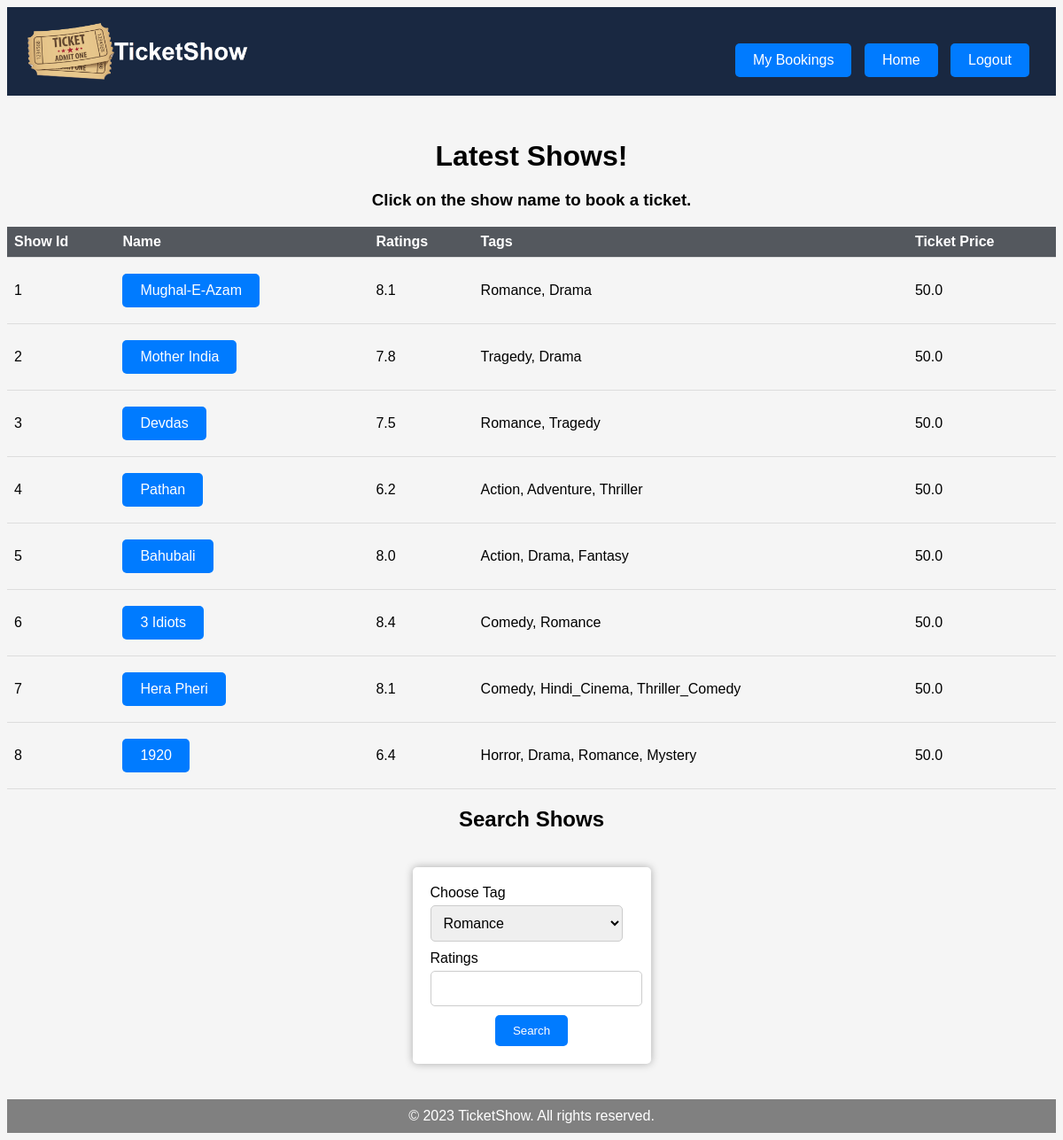
Screenshot of /user/movies (signed in) with the database file from the repository.
### models_1.py (models this page shows, shortened)
class Show(db.Model):
    S_id = db.Column(db.Integer, primary_key=True)
    Name = db.Column(db.String(50), nullable = False)
    Rating = db.Column(db.Float, nullable=False)
    Tags = db.Column(db.String(50), nullable = True)
    TicketPrice = db.Column(db.Float, nullable = False)
    location = db.relationship('Venue', backref = "movie", secondary = "allocation")

### app.py (the view, shortened to what this page needs)
@app.route('/user/movies', methods=['GET', 'POST'])
@login_required
def shows():
    s = Show.query.all()
    tag_list = []
    for i in s:
        tags = (i.Tags).split(", ")
        for j in tags:
            if j not in tag_list:
                tag_list.append(j)
    if request.method == 'GET':
        return render_template('shows.html', tag_list = tag_list, s = s)

### app.py (called while the page is built)
@user_login_manager.user_loader
def load_user(user_id):
    return User.query.get(int(user_id))

### templates/shows.html (shortened to what this page needs)
<!DOCTYPE html>
<html lang="en">
<head>
</head>
<body>
    <div class="header">
        <img src="{{ url_for('static', filename='TicketShow_logo.png') }}" alt="Logo">
        <div class="container">
            <div>
                <a href="/user/my_bookings">My Bookings</a>
                <a href="/user">Home</a>
                <a href="/user/logout">Logout</a>
            </div>
        </div>
    </div>
    <h1>Latest Shows!</h1>
    <h3>Click on the show name to book a ticket.</h3>
    <table>
        <tr>
            <th>Show Id</th>
            <th>Name</th>
            <th>Ratings</th>
            <th>Tags</th>
            <th>Ticket Price</th>
        </tr>
        {% for i in s %}
            <tr>
                <td>{{ i.S_id }}</td>
                <td><a href="/user/movies/view_show/{{ i.Name }}">{{i.Name }}</a></td>
                <td>{{ i.Rating }}</td>
                <td>{{ i.Tags }}</td>
                <td>{{ i.TicketPrice }}</td>
            </tr>
        {% endfor %}
    </table>
</body>
    <h2>Search Shows</h2>
<body>
    <form action="/user/movies" method="post">
        <label for="tags">Choose Tag</label>
        <select name="tag" id="tag">
            {% for tag in tag_list %}
                <option value="{{tag}}">{{tag}}</option>
            {% endfor %}
        </select>
        <label for="rating">Ratings</label>
        <input type="number" id="rating" name="rating" step="0.1">
        <input type="submit" value="Search">
    </form>
</body>
<div class="footer">
    &copy; 2023 TicketShow. All rights reserved.
</div>
</html>

### templates/shows.html (style rules this page uses)
body { font-family: Arial, sans-serif; background-color: #f5f5f5; text-align: left; display: flex; flex-direction: column; margin-bottom: 5; min-height: 100vh; }
.header { display: flex; text-align: center; align-items: center; justify-content: space-between; background-color: #192841; color: #fff; padding: 10px 20px; }
.header img { height: 80px; }
.footer { background-color: #808080; color: #fff; padding: 10px 20px; text-align: center; margin-top: auto; }
table { border-collapse: collapse; width: 100%; }
th, td { text-align: left; padding: 8px; border-bottom: 1px solid #ddd; }
th { background-color: #54585e; color: white; }
h1 { text-align: center; margin-top: 50px; margin-bottom: 0; }
h3 { margin-top: 20px; text-align: center; }
h2 { text-align: center; margin-top: 20px; margin-bottom: 0; }
form { margin: 40px auto; padding: 20px; background-color: #fff; box-shadow: 0 0 10px rgba(0,0,0,0.3); border-radius: 5px; max-width: 500px; }
input[type="submit"] { display: block; background-color: #007bff; color: white; border: none; display: block; margin: 0 auto; text-align: center; align-items: center; padding: 10px 20px; text-decoration: none; border-radius: 5px; }
label { display: block; margin-bottom: 5px; }
input[type="text"], input[type="number"] { width: 95%; padding: 10px; border-radius: 5px; border: 1px solid #ccc; margin-bottom: 10px; font-size: 16px; }
select { width: 95%; padding: 10px; border-radius: 5px; border: 1px solid #ccc; margin-bottom: 10px; font-size: 16px; }
a { display: inline-block; background-color: #007bff; color: white; text-align: center; padding: 10px 20px; text-decoration: none; margin-top: 10px; margin-right: 10px; margin-bottom: 10px; border-radius: 5px; }
.container { display: flex; justify-content: space-evenly; align-items: center; margin-top: 20px; }

### rows the page displays
Show: S_id "1", Name "Mughal-E-Azam", Rating "8.1", Tags "Romance, Drama", TicketPrice "50.0"
Show: S_id "2", Name "Mother India", Rating "7.8", Tags "Tragedy, Drama", TicketPrice "50.0"
Show: S_id "3", Name "Devdas", Rating "7.5", Tags "Romance, Tragedy", TicketPrice "50.0"
Show: S_id "4", Name "Pathan", Rating "6.2", Tags "Action, Adventure, Thriller", TicketPrice "50.0"
Show: S_id "5", Name "Bahubali", Rating "8.0", Tags "Action, Drama, Fantasy", TicketPrice "50.0"
Show: S_id "6", Name "3 Idiots", Rating "8.4", Tags "Comedy, Romance", TicketPrice "50.0"
Show: S_id "7", Name "Hera Pheri", Rating "8.1", Tags "Comedy, Hindi_Cinema, Thriller_Comedy", TicketPrice "50.0"
Show: S_id "8", Name "1920", Rating "6.4", Tags "Horror, Drama, Romance, Mystery", TicketPrice "50.0"

### other values shown
form field tag "Romance"
